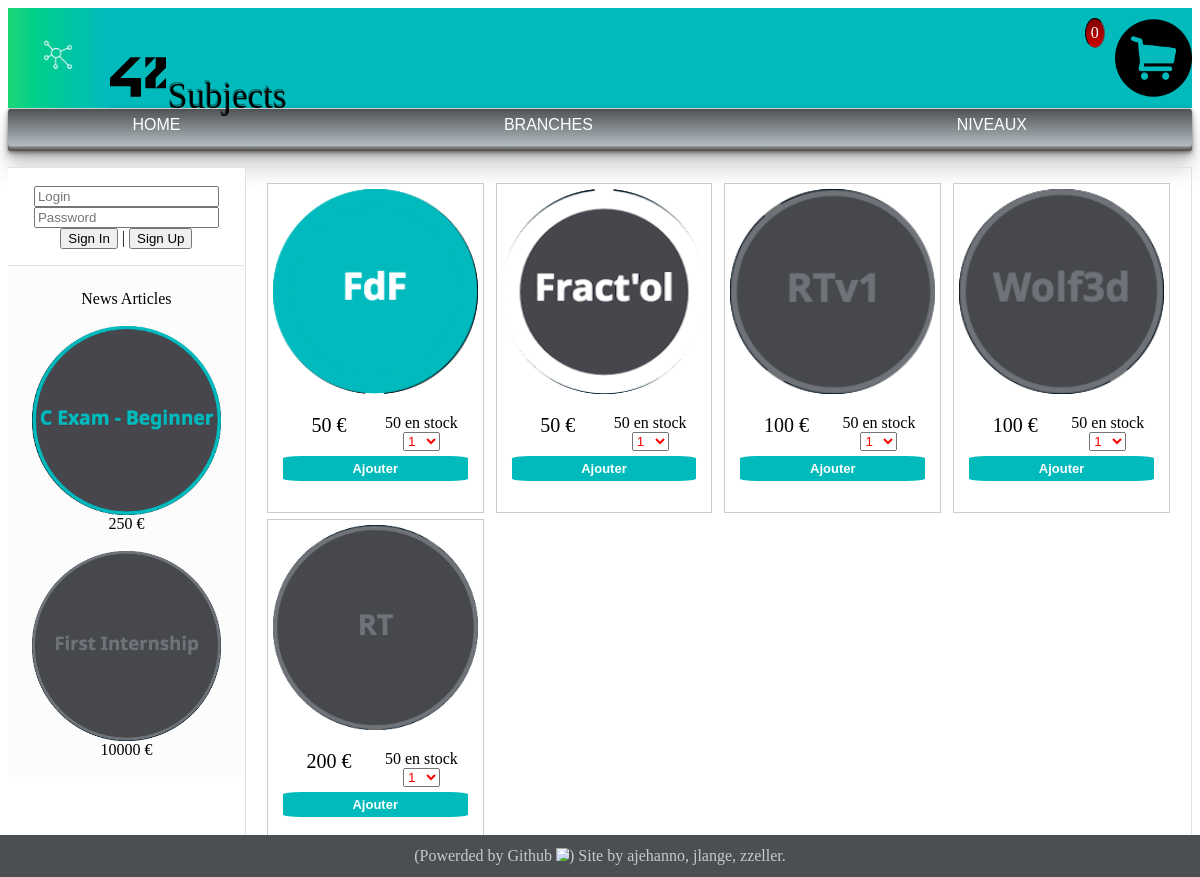
/index.php?cat=2, run on the app's committed database.
### tables this page shows
CREATE TABLE `articles` (
  `id` smallint(5) UNSIGNED NOT NULL,
  `categ` text,
  `img_path` text,
  `price` int(11) DEFAULT NULL,
  `stock` int(11) NOT NULL
);

### check_auth.php (called while the page is built, shortened)
<?php
function check_auth($login)
{
    $filename = "private/passwd";
    $filepath = "private";
    if (($data = unserialize(file_get_contents($filename))) == FALSE)
        return FALSE;
    return 0;
}
?>

### check_cat.php (called while the page is built)
<?php
function check_cat($categ, $str)
{
    $tab = preg_split('~;~', $str);
    foreach ($tab as $elem)
    {
        if ($elem == $categ)
            return (TRUE);
    }
    return (FALSE);
}
?>

### hearth.php (the view, shortened to what this page needs)
<div id="hearth">
    <?php include("check_cat.php"); ?>
    <?php $mysqli = mysqli_connect("localhost", "root", "root", "site");
    $rep = mysqli_query($mysqli, 'SELECT * FROM articles');
    while ($donnees = mysqli_fetch_assoc($rep))
    {
        if (check_cat($_GET["cat"], $donnees["categ"]) == TRUE && $donnees["stock"] > 0)
        {
            echo "
<div class=\"article\">
<div class=\"gallery\">
<img src=".$donnees['img_path']." alt=\"test\" width=\"300\" height=\"200\" />
<div class=\"desc\">
<div id=\"price\">".$donnees['price']." €</div>
<div id=\"stock\">".$donnees['stock']." en stock</div>
<form enctype=\"multipart/form-data\" action=\"cart.php\" method=\"post\">
<select id=\"selector\" name=\"nb\">";
$i = 1;
while ($i <= $donnees["stock"] && $donnees["stock"] > 0)
{
    echo "<option>" . $i . "</options>";
    $i++;
}echo "
</select> <br/>
<input type=\"hidden\" name=\"id\" value=".$donnees['id'].">
<input id=\"Add_Button\" type=\"submit\" name=\"submit\" value=\"Ajouter\" />
</form>
</div>
</div>
</div>";
        }
    }
    ?>
</div>

### user_bar.php (shortened to what this page needs)
<div id="leftbox">
    <div id="info_user">
        <?php if(!check_auth($_SESSION["logged_on_user"])) {?><br/>
        <form id="sign_in" enctype="multipart/form-data" action="sign_in_up.php" method="post">
            <input type="text" name="login" placeholder="Login"/><br/>
            <input type="password" name="passwd" placeholder="Password"/><br/>
            <input type="submit" name="submit" value="Sign In" /> |
            <input type="submit" name="submit" value="Sign Up" />
        </form>
        <?php } else if ($_POST['submit'] == "Change_Password") { echo "<br/>Change Pass<br/><br/>"; ?>
        <form id="change_password" enctype="multipart/form-data" action="modif.php" method="post">
            <input type="text" name="login" placeholder="Login"/><br/>
            <input type="password" name="oldpw" placeholder="Old Password"/><br/>
            <input type="password" name="newpw" placeholder="New Password"/><br/>
            <input type="submit" name="submit" value="Change" /> |
            <input type="submit" name="submit" value="Cancel" />
        </form>
        <br/>
        <?php } ?>
        <div id="new_articles">
            <?php
            echo "News Articles<br/><br/>";
            $mysqli = mysqli_connect("localhost", "root", "root", "site");
            $rep = mysqli_query($mysqli, 'SELECT * FROM articles');
            $i = 0;
            while ($donnees = mysqli_fetch_assoc($rep))
                $i++;
            $mysqli = mysqli_connect("localhost", "root", "root", "site");
            $rep = mysqli_query($mysqli, 'SELECT * FROM articles');
            $o = 1;
            while ($donnees = mysqli_fetch_assoc($rep))
            {
                if ($o >= ($i - 1))
                {
                    echo "<img class=img_last_art width=100 heigth=100% src=".$donnees['img_path']."><br/>";
                    echo $donnees['price']." €<br/><br/>";
                }
                $o++;
            }
            ?>
        </div>
    </div>
</div>

### index.css (style rules this page uses)
#hearth { float: right; height: 80%; width: 80%; border: 1px solid #e1e1e1; padding: 15 15 15 15; overflow: auto; }
#price { float: left; width: 50%; text-align: center; font-size: 20px; font-family: serif; }

### hearth.css (style rules this page uses)
div.gallery { border: 1px solid #ccc; }
div.gallery img { padding: 5px; width: 100%; height: auto; }
div.desc { padding: 15px; text-align: center; }
* { box-sizing: border-box; }
.article { padding: 0px 6px; margin-bottom: 6px; float: left; width: 24.99999%; background-color: #FFFFFF; }
#Add_Button { cursor: pointer; color: white; background-color: #01babb; width: 100%; height: 25px; border-radius: 10%; margin-top: 5px; font-family: sans-serif; font-size: 13px; font-weight: bolder; border: none; }
#selector { color: red; }

### user_bar.css (style rules this page uses)
#leftbox { float: left; top: 10px; height: 80%; width: 20%; border-top: 1px solid #e1e1e1; border-bottom: 1px solid #e1e1e1; background-color: #FFFFFF; }
#leftbox .img_last_art { width: 80%; }
#info_user { text-align: center; }
#new_articles { padding: 10% 0 0 0; border-top: 1px solid #e1e1e1; background-color: #fcfcfc; }

### data on the page
articles: img_path (picture), price "250"
articles: img_path (picture), price "10000"
articles: img_path (picture), price "50", stock "50"
articles: img_path (picture), price "50", stock "50"
articles: img_path (picture), price "100", stock "50"
articles: img_path (picture), price "100", stock "50"
articles: img_path (picture), price "200", stock "50"

### other printed values
$nb "0"
form field nb "1"
